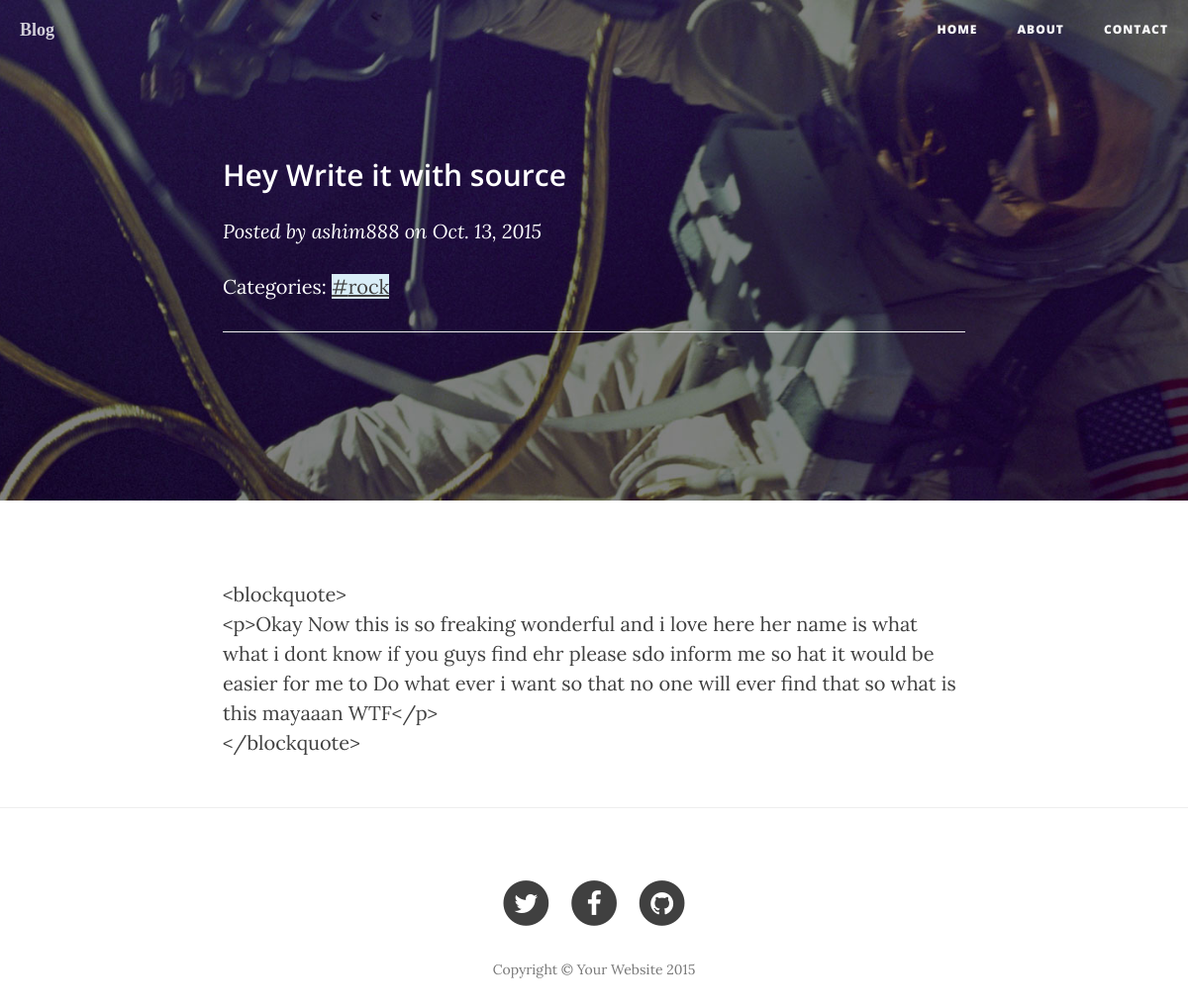
/post/27/, run on the app's committed database.
### myblog/models.py (models this page shows, shortened)
class Post(models.Model):
    author = models.ForeignKey('auth.User')
    title = models.CharField(max_length=200)
    text = RichTextField()
    created_date = models.DateTimeField(
            default=timezone.now)
    published_date = models.DateTimeField(
            blank=True, null=True)
    tags = TaggableManager()

### myblog/views.py (the view)
# urls.py: url(r'^post/(?P<pk>[0-9]+)/$', views.post_detail),
def post_detail(request, pk):
    post = get_object_or_404(Post, pk=pk)
    return render(request, 'blog/post_detail.html', {'post': post})

### myblog/templates/blog/post_detail.html (shortened to what this page needs)
{% extends 'blog/base.html' %}
{% load staticfiles %}
{% block content %}
    <header class="intro-header" style="background-image: url('{% static 'img/post-bg.jpg' %}')">
        <div class="container">
            <div class="row">
                <div class="col-lg-8 col-lg-offset-2 col-md-10 col-md-offset-1">
                    <div class="post-heading">
                        <h1 class="subheading">{{ post.title }}</h1>
                        <span class="meta">Posted by <a href="about.html">{{ post.author }}</a> on {{ post.published_date |date }}</span>
                        <p class="post-meta">Categories:
                        {% for tag in post.tags.all %}
                            <a class="bg-info" href="/tag/{{ tag }}">#{{ tag }}</a>
                        {% endfor %}
                        </p>
                        <hr>
                    </div>
                </div>
            </div>
        </div>
    </header>
    <article>
        <div class="container">
            <div class="row">
                <div class="col-lg-8 col-lg-offset-2 col-md-10 col-md-offset-1">
                    {{ post.text|linebreaks |safe }}
                </div>
            </div>
        </div>
    </article>
    <hr>
{% endblock content %}

### data on the page
Post: title "Hey Write it with source", author "ashim888", published_date "Oct. 13, 2015", text "<blockquote> <p>Okay Now this is so freaking wonderful and i love here her name is what what i dont know if you guys find ehr please sdo inform me so hat it would be easier for me to Do what ever i want so that no one will ever find that so what is this mayaaan WTF</p> </blockquote>"
Tag: name "rock"
